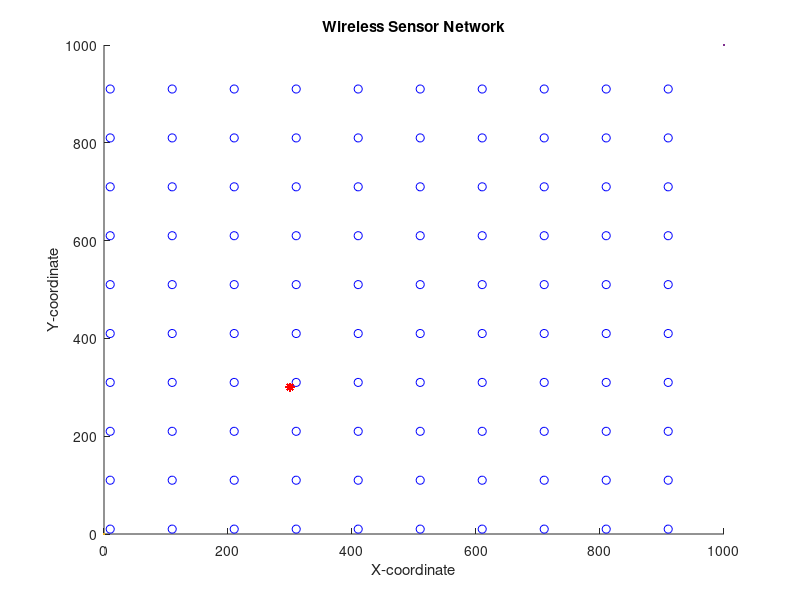

MATLAB code to generate this figure: (Note: this script raises an error after producing the figure.)
%Rishabh Barnwal%
%2020A7PS1677P%
%2023%
close all;
clear;
clc;
%%%%%%%%%%%%%%%%%%%% Network Establishment Parameters %%%%%%%%%%%%%%%%%%%%
%%% plot of Operation %%%
% Field Dimensions in meters %
% Define the grid size
x_max = 1000;
y_max = 1000;
x_min = 10;
y_min = 10;
step = 100;

% Generate the grid
x_cord = x_min:step:(x_min + (x_max - 1) * step);
y_cord = y_min:step:(y_min + (y_max - 1) * step);

x = 0; % added for better display results of the plot
y = 0; % added for better display results of the plot
% Number of Nodes in the field %
n = 100;
% Number of Dead Nodes in the beggining %
dead_nodes = 0;
% Coordinates of the Sink (location is predetermined in this simulation) %
sinkx = 300;
sinky = 300;
%%% Energy Values %%%
% Initial Energy of a Node (in Joules) %
Eo = 0.1; % units in Joules
% Energy required to run circuity (both for transmitter and receiver) %
Eelec = 50 * 10 ^ (-9); % units in Joules/bit
ETx = 50 * 10 ^ (-9); % units in Joules/bit
ERx = 50 * 10 ^ (-9); % units in Joules/bit
% Transmit Amplifier Types %
Eamp = 100 * 10 ^ (-12); % units in Joules/bit/m^2 (amount of energy spent by the amplifier to transmit the bits)
% Data Aggregation Energy %
EDA = 5 * 10 ^ (-9); % units in Joules/bit
% Size of data package %
k = 4000; % units in bits
% Suggested percentage of cluster head %
p = 0.1; % a 1 percent of the total amount of nodes used in the network is proposed to give good results
% Number of Clusters %
Ci = p * n;
% Round of Operation %
rounds = 0;
% Current Number of operating Nodes %
totalEnergy = n * Eo;
operating_nodes = n;
transmissions = 0;
temp_val = 0;
flagFirstDead = 0;
stop_flag = 0;
%%%%%%%%%%%%%%%%%%%%%%%%%%% End of Parameters %%%%%%%%%%%%%%%%%%%%%%%%%%%%
%%% Creation of the Wireless Sensor Network %%%
% Plotting the WSN %
i = 1;

while (i <= n)

    for j = 1:(x_max / step)

        for k = 1:(y_max / step)
            SN(i).x = x_cord(j); % X-axis coordinates of sensor node
            SN(i).y = y_cord(k); % Y-axis coordinates of sensor node
            i = i + 1;
        end

    end

end

for i = 1:n

    SN(i).id = i; % sensor's ID number
    SN(i).Energy = Eo; % nodes energy levels (initially set to be equal to "Eo"
    SN(i).role = 0; % node acts as normal if the value is '0', if elected as a cluster head it gets the value '1' (initially all nodes are normal)
    SN(i).cluster = 0; % the cluster which a node belongs to
    SN(i).condition = 1; % States the current condition of the node. when the node is operational its value is =1 and when dead =0
    SN(i).rop = 0; % number of rounds node was operational
    SN(i).rleft = 0; % rounds left for node to become available for Cluster Head election
    SN(i).dtch = 0; % nodes distance from the cluster head of the cluster in which he belongs
    SN(i).dts = sqrt((sinkx - SN(i).x) ^ 2 + (sinky - SN(i).y) ^ 2); % nodes distance from the sink
    SN(i).tel = 0; % states how many times the node was elected as a Cluster Head
    SN(i).rn = 0; % round node got elected as cluster head
    SN(i).chid = 0; % node ID of the cluster head which the "i" normal node belongs to
    SN(i).prob = p; % probability with which a node gets to be cluster head

    hold on;
    figure(1)
    plot(x, y, x_max, y_max, SN(i).x, SN(i).y, 'ob', sinkx, sinky, '*r');
    title 'Wireless Sensor Network';
    xlabel 'X-coordinate';
    ylabel 'Y-coordinate';

end

networkStatus = 1;
totalData = 0;
rad = 200;

fid = fopen('node_degree.txt', 'w');
fclose(fid);

fid = fopen('hops.txt', 'w');
fclose(fid);

fid = fopen('proximity.txt', 'w');
fclose(fid);

fid = fopen('debug.txt', 'w');
fclose(fid);

fid = fopen('diameter.txt', 'w');
fclose(fid);

%%%%%% Set-Up Phase %%%%%%
while (operating_nodes > 0 && stop_flag == 0)

    % Displays Current Round %
    rounds = rounds + 1
    remainingEnergy(rounds) = totalEnergy;

    fid = fopen('debug.txt', 'w');
    fprintf(fid, 'Operating Nodes = %d', operating_nodes);
    fclose(fid);

    % Reseting Previous Amount Of Cluster Heads In the Network %
    CHeads = 0;

    % Reseting Previous Amount Of Energy Consumed In the Network on the Previous Round %
    energy = 0;

    % New list of nodes is sorted on basis of energy %
    SN = sortNodes(SN, n);

    CHeads = 0;
    CH_list = [];

    % Cluster Heads Election %
    [SN, CH_list, CHeads] = maxE_minD_selection(SN, n, Ci, Eo);

    if (CHeads ~= 0)
        % Fixing the size of "CL" array %
        CH_list = CH_list(1:CHeads);
        CH_list = arrayfun(@(x) setfield(x, 'degree', 0), CH_list);

        % Grouping the Nodes into Clusters & caclulating the distance between node and cluster head %
        for i = 1:n

            if (SN(i).role == 0) && (SN(i).Energy > 0) && (CHeads > 0) % if node is normal

                for m = 1:CHeads
                    d(m) = sqrt((CH_list(m).x - SN(i).x) ^ 2 + (CH_list(m).y - SN(i).y) ^ 2) * 2;
                    % we calculate the distance 'd' between the sensor node that is
                    % transmitting and the cluster head that is receiving with the following equation+
                    % d=sqrt((x2-x1)^2 + (y2-y1)^2) where x2 and y2 the coordinates of
                    % the cluster head and x1 and y1 the coordinates of the transmitting node
                end

                d = d(1:CHeads); % fixing the size of "d" array
                [M, I] = min(d(:)); % finds the minimum distance of node to CH
                [Row, Col] = ind2sub(size(d), I); % displays the Cluster Number in which this node belongs too
                SN(i).cluster = Col; % assigns node to the cluster
                SN(i).dtch = d(Col); % assigns the distance of node to CH
                SN(i).chid = CH_list(Col).id;
                CH_list(Col).degree = CH_list(Col).degree + 1;

            end

        end

        % printing the degree of each CH %
        fid = fopen('node_degree.txt', 'a');
        fprintf(fid, '\nRound %d\n', rounds);

        for i = 1:CHeads

            if CH_list(i).degree < operating_nodes * 0.03
                fprintf(fid, 'Degree of CH(%d) = %d (node degree below threshold)\n', i, CH_list(i).degree);
            else
                fprintf(fid, 'Degree of CH(%d) = %d\n', i, CH_list(i).degree);
            end

        end

        fclose(fid);

        % calculating HOPS and Proximity %
        CH_list = CH_list_with_HOPS(CH_list, CHeads, rad, rounds);
        Network_Longest_Shortest_Path = calculating_lsp(CH_list, CHeads);

        fid = fopen('diameter.txt', 'a');
        fprintf(fid, '\nRound = %d, C-Heads = %d, Diamter = %d\n\n', rounds, CHeads, Network_Longest_Shortest_Path);
        fclose(fid);

        %%%%%% Steady-State Phase %%%%%%
        % Energy Dissipation for normal nodes %

        for i = 1:n

            if (SN(i).condition == 1) && (SN(i).role == 0)

                if SN(i).Energy > 0
                    ETx = Eelec * k + Eamp * k * SN(i).dtch ^ 2;
                    SN(i).Energy = SN(i).Energy - ETx;
                    energy = energy + ETx;
                    totalEnergy = totalEnergy - ETx;
                    totalData = totalData + k;

                    % Dissipation for cluster head during reception
                    if SN(SN(i).chid).Energy > 0 && SN(SN(i).chid).condition == 1 && SN(SN(i).chid).role == 1
                        ERx = (Eelec + EDA) * k;
                        energy = energy + ERx;
                        totalEnergy = totalEnergy - ERx;

                        SN(SN(i).chid).Energy = SN(SN(i).chid).Energy - ERx;

                        if SN(SN(i).chid).Energy <= 0 % if cluster heads energy depletes with reception
                            SN(SN(i).chid).condition = 0;
                            SN(SN(i).chid).rop = rounds;
                            dead_nodes = dead_nodes + 1;
                            operating_nodes = operating_nodes - 1
                        end

                    end

                end

                if SN(i).Energy < Eo * 0.2 % if nodes energy depletes with transmission
                    dead_nodes = dead_nodes + 1;
                    operating_nodes = operating_nodes - 1
                    SN(i).condition = 0;
                    SN(i).chid = 0;
                    SN(i).rop = rounds;
                end

            end

        end

        % Energy Dissipation for cluster head nodes %

        for i = 1:n

            if (SN(i).condition == 1) && (SN(i).role == 1)

                if SN(i).Energy > 0
                    ETx = (Eelec + EDA) * k + Eamp * k * SN(i).dts ^ 2;
                    SN(i).Energy = SN(i).Energy - ETx;
                    energy = energy + ETx;

                end

                if SN(i).Energy < Eo * 0.2 % if cluster heads energy depletes with transmission
                    dead_nodes = dead_nodes + 1;
                    operating_nodes = operating_nodes - 1
                    SN(i).condition = 0;
                    SN(i).rop = rounds;
                end

            end

        end

    end

    if operating_nodes < n && temp_val == 0
        temp_val = 1;
        flagFirstDead = rounds
        networkLiveData(networkStatus) = rounds;
        networkStatus = networkStatus + 1;
    end

    if operating_nodes <= n * 0.5 && temp_val == 1
        temp_val = 2;
        networkLiveData(networkStatus) = rounds;
        networkStatus = networkStatus + 1;
    end

    transmissions = transmissions + 1;

    if CHeads == 0 || operating_nodes < 3
        transmissions = transmissions - 1;
        stop_flag = 1;
        networkLiveData(networkStatus) = rounds;
    end

    opNodes(rounds) = operating_nodes;
    dNodes(rounds) = dead_nodes;
    cNodes(rounds) = CHeads;
    threshData(rounds) = totalData;

    nrg(transmissions) = energy;

end

% Plotting Simulation Results "Operating Nodes per Round" %
figure(2)
plot(1:rounds, opNodes(1:rounds), '-b', 'Linewidth', 2);
title ({'LEACH RB'; 'Operating Nodes per Round'; })
xlabel 'Rounds';
ylabel 'Operational Nodes';
hold on;

figure(3)
plot(1:rounds, dNodes(1:rounds), '-b', 'Linewidth', 2);
title ({'LEACH RB'; 'Dead Nodes per Round'; })
xlabel 'Rounds';
ylabel 'Dead Nodes';
hold on;

figure(4)
plot(1:rounds, cNodes(1:rounds), '-b', 'Linewidth', 2);
title ({'LEACH RB'; 'Clusters per Round'; })
xlabel 'Rounds';
ylabel 'Clusters';
hold on;

figure(5)
plot(1:rounds, threshData(1:rounds), '-b', 'Linewidth', 2);
title ({'LEACH RB'; 'Threshold Data per Round'; })
xlabel 'Rounds';
ylabel 'Threshold Data';
hold on;

figure(6)
plot(1:flagFirstDead, nrg(1:flagFirstDead), '-b', 'Linewidth', 2');
title ({'LEACH RB'; 'Energy consumed per Transmission'; })
xlabel 'Transmission';
ylabel 'Energy ( J )';
hold on;

figure(7)
bar(1:networkStatus, networkLiveData(1:networkStatus));
title ({'LEACH RB'; 'Network Status vs Rounds'; })
xlabel 'Network Status';
ylabel 'Rounds';
hold on;

figure(8)
plot(1:rounds, remainingEnergy(1:rounds), '-b', 'Linewidth', 2');
title ({'LEACH RB'; 'Remaining Energy per Round'; })
xlabel 'Rounds';
ylabel 'Remaining Energy';
hold on;

% sorting nodes based on energy
function S = sortNodes(S, Ni)

    for i = 1:Ni

        S(i).role = 0;

        for j = 1:Ni

            if (S(j).condition == 0)
                break;
            end

            if S(i).Energy > S(j).Energy
                temp = S(i);
                S(i) = S(j);
                S(j) = temp;
            end

        end

    end

end

% using our algorithm to assign cluster heads
function [S, CH_list, CHeads] = maxE_minD_selection(S, Ni, Ci, Eo)
    CH_list = [];
    CHeads = 0;

    for k = 1:Ci
        S(k).cluster = 0;
        S(k).role = 0;
        S(k).chid = 0;
        index = -1;
        count = 0;
        minD = 10 ^ 10;
        maxE = -1;

        % selecting cluster heads based on max energy and min distance
        for i = 1:Ni

            if (S(i).role == 1 || S(i).condition == 0)
                continue;
            end

            distance = 0;

            for j = 1:Ni

                if (S(j).condition == 0)
                    continue;
                end

                if (i ~= j)
                    distance = distance + sqrt((S(i).x - S(j).x) ^ 2 + (S(i).y - S(j).y) ^ 2);
                    count = count + 1;
                end

            end

            if ((distance / count) <= minD && (S(i).Energy >= maxE) && (S(i).Energy >= Eo * 0.2))
                minD = distance;
                maxE = S(i).Energy;
                index = i;
            end

        end

        if (index ~= -1)
            S(index).role = 1; % 1 = cluster head
            S(i).tel = S(i).tel + 1; % total number of times it became cluster head
            CHeads = CHeads + 1;
            S(i).cluster = CHeads; % cluster number this node belongs to
            CH_list(CHeads).id = S(index).id;
            CH_list(CHeads).x = S(index).x;
            CH_list(CHeads).y = S(index).y;
            CH_list(CHeads).dts = S(index).dts;
        end

    end

end

% sorting nodes based on proximity
function proximity_list = sortNodes_dts(CH_list, proximity_list)

    if length(proximity_list) == 1
        return;
    end

    for i = 1:length(proximity_list)

        if proximity_list(i) == 0
            continue;
        end

        for j = 1:length(proximity_list)

            if proximity_list(j) == 0
                continue;
            end

            if CH_list(proximity_list(i)).dts > CH_list(proximity_list(j)).dts
                temp = proximity_list(i);
                proximity_list(i) = proximity_list(j);
                proximity_list(j) = temp;
            end

        end

    end

end

% index finding function
function bool = is_found(proximity, index)

    bool = 0;

    for i = 1:length(proximity)

        if (proximity(i) == index)
            bool = 1;
            break;
        end

    end

end

% function to calculate proximity for CHs
function CH_list = CH_list_with_proximity(CH_list, CHeads, rad, rounds)

    CH_list = arrayfun(@(x) setfield(x, 'proximity', []), CH_list);

    % assinging the index of sink as 0 to the proximity list of each CH if it is within the communication range
    for i = 1:CHeads

        if (CH_list(i).dts <= rad)
            CH_list(i).proximity = [CH_list(i).proximity, 0];
        end

    end

    % assinging the index of CHs as their proximity list if they are within the communication range
    for i = 1:CHeads

        for j = 1:CHeads

            if (i ~= j)

                if (sqrt((CH_list(i).x - CH_list(j).x) ^ 2 + (CH_list(i).y - CH_list(j).y) ^ 2) <= rad)
                    CH_list(i).proximity = [CH_list(i).proximity, j];
                end

            end

        end

    end

    for i = 1:CHeads
        CH_list(i).proximity = sortNodes_dts(CH_list, CH_list(i).proximity);
    end

    % printing proximity of each CH %
    fid = fopen('proximity.txt', 'a');
    fprintf(fid, '\nRound %d\n', rounds);

    for i = 1:CHeads
        fprintf(fid, 'Proximity of CH(%d) = [', i);

        for j = 1:length(CH_list(i).proximity)
            fprintf(fid, '%d, ', CH_list(i).proximity(j));
        end

        fprintf(fid, ']\n');
    end

    fclose(fid);

end

% function to calculate the number of hops for each CH
function [hops, indices] = calculate_hops(CH_list, index, indices, hops, rounds)

    if (length(CH_list(index).proximity) ~= 0 && CH_list(index).proximity(1) == 0)
        hops = 1;
    else
        nextIndex = 0;

        for i = 1:length(CH_list(index).proximity)

            for j = 1:length(indices)

                if CH_list(index).proximity(i) == indices(j)
                    nextIndex = 0;
                    break;
                else
                    nextIndex = CH_list(index).proximity(i);
                end

            end

            if nextIndex ~= 0
                break;
            end

        end

        if (nextIndex == 0)

        else

            indices = [indices, nextIndex];
            [hops, indices] = calculate_hops(CH_list, nextIndex, indices, hops, rounds);
            hops = hops + 1;
        end

    end

end

% driver function to calculate the number of hops for each CH
function CH_list = CH_list_with_HOPS(CH_list, CHeads, rad, rounds)

    CH_list = CH_list_with_proximity(CH_list, CHeads, rad, rounds);
    CH_list = arrayfun(@(x) setfield(x, 'hops', 0), CH_list);

    fid = fopen('hops.txt', 'a');
    fprintf(fid, '\nRound %d\n', rounds);
    totalHops = 0;

    % calculating the hops of each CH from the sink
    for i = 1:CHeads

        % if the CH is directly within the communication range of the sink
        if (is_found(CH_list(i).proximity, 0) == 1)
            CH_list(i).hops = 1;
            CH_list(i).lsp_path = [0];

        else
            indices = [];
            indices = [indices, i];
            hops = 0;
            [hops, indices] = calculate_hops(CH_list, i, indices, hops, rounds);

            CH_list(i).hops = hops;
            CH_list(i).lsp_path = indices;
        end

        fprintf(fid, 'Hops of CH(%d) = %d\n', i, CH_list(i).hops);
        totalHops = totalHops + CH_list(i).hops;

    end

    fprintf(fid, 'ABPL = %f\n', totalHops / (CHeads * (CHeads + 1) / 2));
    fclose(fid);

end

function lsp = calculating_lsp(CH_list, CHeads)
    lsp = -1;

    for i = 1:CHeads
        CH_list(i).lsp = 0;

        if CH_list(i).lsp_path(1) == 0
            CH_list(i).lsp = CH_list(i).dts;
        else

            for j = 1:length(CH_list(i).lsp_path)

                if CH_list(i).lsp_path(j) == 0
                    continue;
                else
                    CH_list(i).lsp = CH_list(i).lsp + (sqrt((CH_list(i).x - CH_list(CH_list(i).lsp_path(j)).x) ^ 2 + (CH_list(i).y - CH_list(CH_list(i).lsp_path(j)).y) ^ 2));

                end

            end

        end

    end

    for i = 1:CHeads
        lsp = max(lsp, CH_list(i).lsp);
    end

end
